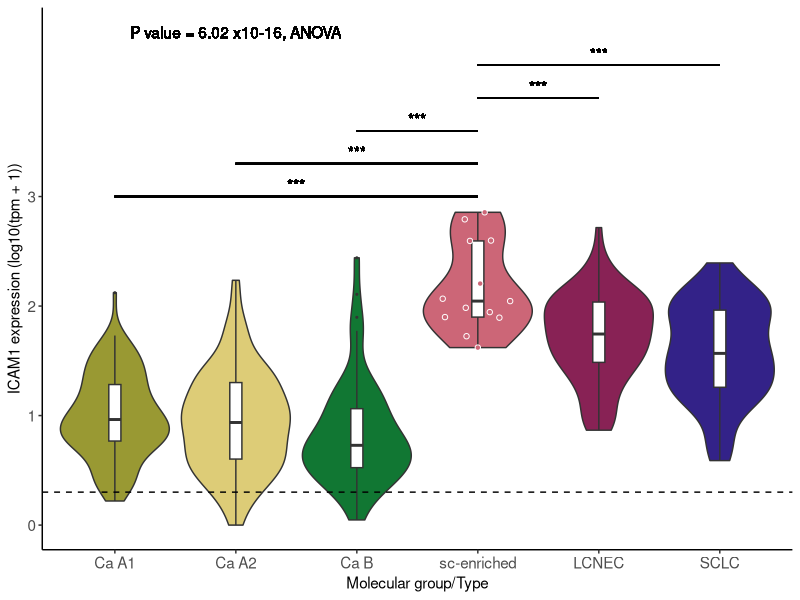

Write the R code that produced this figure.
## ---- chunk 1
knitr::opts_chunk$set(echo = TRUE, warning=FALSE, message=FALSE)
## ---- chunk 2
library(openxlsx)
library(ggplot2)
library(ggbeeswarm)
## ---- chunk 3
expr_data <- read.xlsx("Data_Figure4f_left.xlsx")
## ---- chunk 4
summary(aov(ICAM1_vst ~ archetype_2, data = expr_data[which(!(is.na(expr_data$archetype))),]))[[1]][1,5]

t.test(expr_data$ICAM1_vst[which(expr_data$archetype_2 %in% c("Ca A1", "Ca A2"))] ~ 
         expr_data$archetype_2[which(expr_data$archetype_2 %in% c("Ca A1", "Ca A2"))], alternative = "two.sided") 
t.test(expr_data$ICAM1_vst[which(expr_data$archetype_2 %in% c("Ca A1", "Ca B"))] ~ 
         expr_data$archetype_2[which(expr_data$archetype_2 %in% c("Ca A1", "Ca B"))], alternative = "two.sided") 
t.test(expr_data$ICAM1_vst[which(expr_data$archetype_2 %in% c("Ca A1", "sc-enriched"))] ~ 
         expr_data$archetype_2[which(expr_data$archetype_2 %in% c("Ca A1", "sc-enriched"))], alternative = "two.sided") 
t.test(expr_data$ICAM1_vst[which(expr_data$archetype_2 %in% c("Ca A1", "LCNEC"))] ~ 
         expr_data$archetype_2[which(expr_data$archetype_2 %in% c("Ca A1", "LCNEC"))], alternative = "two.sided")$p.value 
t.test(expr_data$ICAM1_vst[which(expr_data$archetype_2 %in% c("Ca A1", "SCLC"))] ~ 
         expr_data$archetype_2[which(expr_data$archetype_2 %in% c("Ca A1", "SCLC"))], alternative = "two.sided") 

t.test(expr_data$ICAM1_vst[which(expr_data$archetype_2 %in% c("Ca A2", "Ca B"))] ~  
         expr_data$archetype_2[which(expr_data$archetype_2 %in% c("Ca A2", "Ca B"))], alternative = "two.sided") 
t.test(expr_data$ICAM1_vst[which(expr_data$archetype_2 %in% c("Ca A2", "sc-enriched"))] ~ 
         expr_data$archetype_2[which(expr_data$archetype_2 %in% c("Ca A2", "sc-enriched"))], alternative = "two.sided") 
t.test(expr_data$ICAM1_vst[which(expr_data$archetype_2 %in% c("Ca A2", "LCNEC"))] ~ 
         expr_data$archetype_2[which(expr_data$archetype_2 %in% c("Ca A2", "LCNEC"))], alternative = "two.sided")$p.value 
t.test(expr_data$ICAM1_vst[which(expr_data$archetype_2 %in% c("Ca A2", "SCLC"))] ~ 
         expr_data$archetype_2[which(expr_data$archetype_2 %in% c("Ca A2", "SCLC"))], alternative = "two.sided")

t.test(expr_data$ICAM1_vst[which(expr_data$archetype_2 %in% c("Ca B", "sc-enriched"))] ~ 
         expr_data$archetype_2[which(expr_data$archetype_2 %in% c("Ca B", "sc-enriched"))], alternative = "two.sided") 
t.test(expr_data$ICAM1_vst[which(expr_data$archetype_2 %in% c("Ca B", "LCNEC"))] ~ 
         expr_data$archetype_2[which(expr_data$archetype_2 %in% c("Ca B", "LCNEC"))], alternative = "two.sided") 
t.test(expr_data$ICAM1_vst[which(expr_data$archetype_2 %in% c("Ca B", "SCLC"))] ~ 
         expr_data$archetype_2[which(expr_data$archetype_2 %in% c("Ca B", "SCLC"))], alternative = "two.sided") 

t.test(expr_data$ICAM1_vst[which(expr_data$archetype_2 %in% c("sc-enriched", "LCNEC"))] ~ 
         expr_data$archetype_2[which(expr_data$archetype_2 %in% c("sc-enriched", "LCNEC"))], alternative = "two.sided") 
t.test(expr_data$ICAM1_vst[which(expr_data$archetype_2 %in% c("sc-enriched", "SCLC"))] ~ 
         expr_data$archetype_2[which(expr_data$archetype_2 %in% c("sc-enriched", "SCLC"))], alternative = "two.sided") 

t.test(expr_data$ICAM1_vst[which(expr_data$archetype_2 %in% c("LCNEC", "SCLC"))] ~ 
         expr_data$archetype_2[which(expr_data$archetype_2 %in% c("LCNEC", "SCLC"))], alternative = "two.sided") 
## ---- chunk 5
expr_data$archetype_2 <- factor(expr_data$archetype_2, levels=c("Ca A1","Ca A2","Ca B","sc-enriched","LCNEC","SCLC"))

ggplot(expr_data, aes(x=archetype_2, y=ICAM1_log_TPM, fill=archetype_2)) +
  geom_violin(scale = "width") + 
  geom_boxplot(fill="white", width=0.1, outlier.size = 0.4) +
  geom_quasirandom(shape=21, col="white",data=expr_data[which(expr_data$archetype_2=="sc-enriched"),]) +
  scale_fill_manual(name = "Archetype/Type", values=c("Ca A1"="#999933", "Ca A2"="#DDCC77", "Ca B"="#117733", "sc-enriched"="#CC6677", "LCNEC"="#882255", "SCLC"="#332288")) +
  geom_hline(yintercept = log10(1+1), linetype="dashed") +
  theme_classic() + ylab("ICAM1 expression (log10(tpm + 1))") + xlab("Molecular group/Type") + 
  theme(legend.position = "bottom") +
  scale_y_continuous(breaks = c(0,1,2,3), limits=c(0,4.5)) +
  guides(color=guide_legend(nrow=1,byrow=TRUE)) + 
  geom_segment(aes(x=1,xend=4,y=3,yend=3)) +  geom_text(aes(label = "***", y = 3.1, x=2.5)) +
  geom_segment(aes(x=2,xend=4,y=3.3,yend=3.3)) +  geom_text(aes(label = "***", y = 3.4, x=3)) +
  geom_segment(aes(x=3,xend=4,y=3.6,yend=3.6)) +  geom_text(aes(label = "***", y = 3.7, x=3.5)) +
  geom_segment(aes(x=5,xend=4,y=3.9,yend=3.9)) +  geom_text(aes(label = "***", y = 4, x=4.5)) +
  geom_segment(aes(x=6,xend=4,y=4.2,yend=4.2)) +  geom_text(aes(label = "***", y = 4.3, x=5)) +
  geom_text(aes(label = "P value = 6.02 x10-16, ANOVA", y = 4.5, x=2)) +
  theme(axis.text.y=element_text(size=11), axis.text.x=element_text(size=11), 
        axis.title.x=element_text(size=11), axis.title.y=element_text(size=11)) + 
  theme(legend.text=element_text(size=11), legend.title=element_text(size=11)) +
  guides(fill="none")
